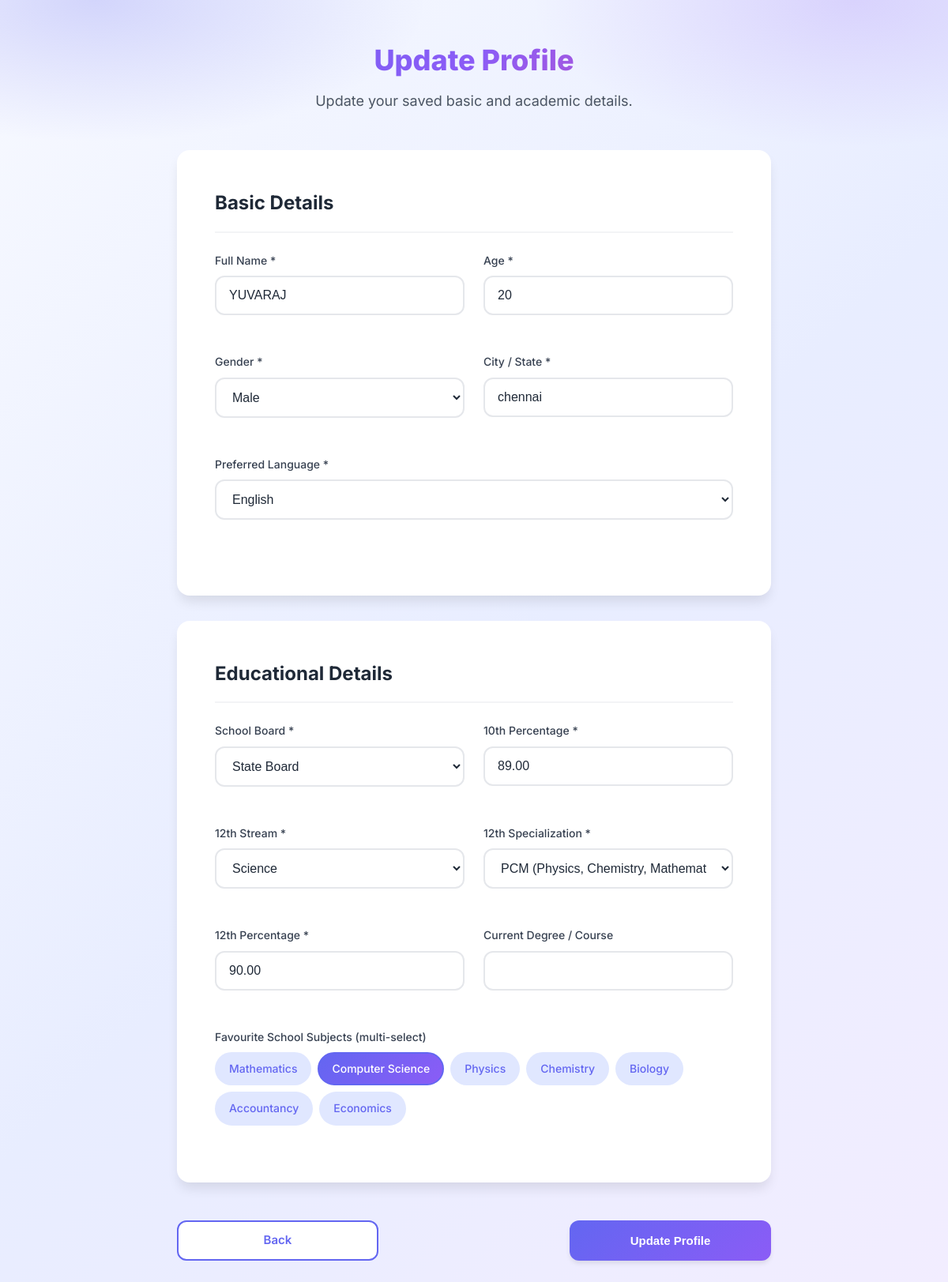
The app's page /profile/edit/ (signed in) with its own data.
### advisor/models.py (models this page shows, shortened)
class StudentProfile(models.Model):
    user = models.OneToOneField(
        settings.AUTH_USER_MODEL,
        on_delete=models.CASCADE,
        related_name="student_profile",
    )
    age = models.PositiveSmallIntegerField(null=True, blank=True)
    gender = models.CharField(max_length=30, blank=True)
    location = models.CharField(max_length=120, blank=True)
    preferred_language = models.CharField(max_length=20, blank=True)
    school_board = models.CharField(max_length=40, blank=True)
    tenth_percentage = models.DecimalField(max_digits=5, decimal_places=2, null=True, blank=True)
    twelfth_stream = models.CharField(max_length=40, blank=True)
    twelfth_specialization = models.CharField(max_length=80, blank=True)
    twelfth_percentage = models.DecimalField(max_digits=5, decimal_places=2, null=True, blank=True)
    current_course = models.CharField(max_length=120, blank=True)
    subjects = models.CharField(max_length=255, blank=True)
    interest_level = models.CharField(max_length=30, blank=True)
    skills = models.CharField(max_length=255, blank=True)
    strengths = models.CharField(max_length=255, blank=True)
    interests = models.CharField(max_length=255, blank=True)
    other_interest = models.CharField(max_length=255, blank=True)
    updated_at = models.DateTimeField(auto_now=True)

### advisor/views.py (the view, shortened to what this page needs)
# urls.py: path("profile/edit/", views.edit_profile_view, name="edit_profile"),
def edit_profile_view(request):
    if not getattr(request, "user", None) or not request.user.is_authenticated:
        messages.error(request, "Please login to edit your profile.")
        return redirect("login")
    profile, _ = StudentProfile.objects.get_or_create(user=request.user)
    return render(request, "advisor/edit_profile.html", {"profile": profile})

### advisor/context_processors.py (called while the page is built)
def ui_text(request):
    ui_lang = get_lang_from_request(request)
    return {
        "ui_lang": ui_lang,
        "ui": get_ui_strings(ui_lang),
    }

### advisor/i18n.py (called while the page is built)
def normalize_lang(value: str | None) -> str:
    if not value:
        return DEFAULT_LANG
    value = value.strip().lower()
    if value in ("ta", "tamil"):
        return "ta"
    if value in ("en", "english", "en-us", "en_us"):
        return "en"
    return DEFAULT_LANG

def get_lang_from_request(request) -> str:
    session_lang = request.session.get("ui_lang")
    if session_lang:
        return normalize_lang(session_lang)
    q_lang = request.GET.get("lang")
    if q_lang:
        return normalize_lang(q_lang)
    return DEFAULT_LANG

def get_ui_strings(lang: str) -> dict:
    lang = normalize_lang(lang)
    return UI_STRINGS.get(lang, UI_STRINGS[DEFAULT_LANG])

### templates/advisor/edit_profile.html (shortened to what this page needs)
{% extends 'base.html' %}
{% load static %}
{% block extra_css %}
<link rel="stylesheet" href="{% static 'css/profile.css' %}">
{% endblock %}
{% block content %}
<div class="profile-page">
    <div class="profile-header">
        <h1>{{ ui.update_profile }}</h1>
        <p>Update your saved basic and academic details.</p>
    </div>
    <div class="form-container">
        <form method="post" action="{% url 'edit_profile' %}">
            <div class="section-card">
                <h2 class="section-title">{{ ui.basic_details }}</h2>
                <div class="form-row">
                    <div class="form-group">
                        <label class="form-label">{{ ui.full_name }} *</label>
                        <input type="text" class="form-input" name="full_name" value="{{ request.user.first_name }}" required>
                    </div>
                    <div class="form-group">
                        <label class="form-label">{{ ui.age }} *</label>
                        <input type="number" class="form-input" name="age" min="16" max="30" value="{{ profile.age|default:'' }}" required>
                    </div>
                </div>
                <div class="form-row">
                    <div class="form-group">
                        <label class="form-label">{{ ui.gender }} *</label>
                        <select class="form-input" name="gender" required>
                            <option value="male" {% if profile.gender == "male" %}selected{% endif %}>{{ ui.male }}</option>
                        </select>
                    </div>
                    <div class="form-group">
                        <label class="form-label">{{ ui.city_state }} *</label>
                        <input type="text" class="form-input" name="location" value="{{ profile.location }}" required>
                    </div>
                </div>
                <div class="form-row">
                    <div class="form-group">
                        <label class="form-label">{{ ui.preferred_language }} *</label>
                        <select class="form-input" name="language" required>
                            <option value="english" {% if profile.preferred_language == "english" %}selected{% endif %}>{{ ui.english }}</option>
                        </select>
                    </div>
                </div>
            </div>
            <div class="section-card">
                <h2 class="section-title">{{ ui.educational_details }}</h2>
                <div class="form-row">
                    <div class="form-group">
                        <label class="form-label">{{ ui.school_board }} *</label>
                        <select class="form-input" name="school_board" required>
                            <option value="state_board" {% if profile.school_board == "state_board" %}selected{% endif %}>State Board</option>
                        </select>
                    </div>
                    <div class="form-group">
                        <label class="form-label">{{ ui.tenth_percentage }} *</label>
                        <input type="number" class="form-input" name="tenth_percentage" min="0" max="100" step="0.01" value="{{ profile.tenth_percentage|default:'' }}" required>
                    </div>
                </div>
                <div class="form-row">
                    <div class="form-group">
                        <label class="form-label">{{ ui.twelfth_stream }} *</label>
                        <select class="form-input" name="twelfth_stream" required>
                            <option value="science" {% if profile.twelfth_stream == "science" %}selected{% endif %}>{{ ui.science }}</option>
                        </select>
                    </div>
                    <div class="form-group">
                        <label class="form-label">{{ ui.twelfth_specialization }} *</label>
                        <select class="form-input" name="twelfth_specialization" required>
                            <option value="pcm" {% if profile.twelfth_specialization == "pcm" %}selected{% endif %}>PCM (Physics, Chemistry, Mathematics)</option>
                        </select>
                    </div>
                </div>
                <div class="form-row">
                    <div class="form-group">
                        <label class="form-label">{{ ui.twelfth_percentage }} *</label>
                        <input type="number" class="form-input" name="twelfth_percentage" min="0" max="100" step="0.01" value="{{ profile.twelfth_percentage|default:'' }}" required>
                    </div>
                    <div class="form-group">
                        <label class="form-label">{{ ui.current_course }}</label>
                        <input type="text" class="form-input" name="current_course" value="{{ profile.current_course }}">
                    </div>
                </div>
                <div class="form-group">
                    <label class="form-label">{{ ui.subjects_multiselect }}</label>
                    <div class="tags-container" id="subjectsContainer">
                        <span class="tag" data-value="math">Mathematics</span>
                        <span class="tag" data-value="computer-science">Computer Science</span>
                        <span class="tag" data-value="physics">Physics</span>
                        <span class="tag" data-value="chemistry">Chemistry</span>
                        <span class="tag" data-value="biology">Biology</span>
                        <span class="tag" data-value="accounting">Accountancy</span>
                        <span class="tag" data-value="economics">Economics</span>
                    </div>
                </div>
            </div>
            <div class="form-navigation">
                <a href="{% url 'preferences' %}" class="btn btn-secondary btn-nav">{{ ui.back }}</a>
                <button type="submit" class="btn btn-primary btn-nav">{{ ui.update_profile }}</button>
            </div>
        </form>
    </div>
</div>
{% endblock %}

### static/css/styles.css (style rules this page uses)
:root { --primary-blue: #6366f1; --primary-violet: #8b5cf6; --secondary-blue: #3b82f6; --light-blue: #e0e7ff; --light-violet: #ede9fe; --white: #ffffff; --gray-50: #f9fafb; --gray-100: #f3f4f6; --gray-200: #e5e7eb; --gray-300: #d1d5db; --gray-400: #9ca3af; --gray-500: #6b7280; --gray-600: #4b5563; --gray-700: #374151; --gray-800: #1f2937; --gray-900: #111827; --gradient-primary: linear-gradient(135deg, #6366f1 0%, #8b5cf6 100%); --gradient-secondary: linear-gradient(135deg, #3b82f6 0%, #6366f1 100%); --gradient-text: linear-gradient(135deg, #6366f1 0%, #8b5cf6 50%, #ec4899 100%); --gradient-page-bg: linear-gradient(135deg, #f9fbff 0%, #eef2ff 45%, #f5f3ff 100%); --shadow-sm: 0 1px 2px 0 rgba(0, 0, 0, 0.05); --shadow-md: 0 4px 6px -1px rgba(0, 0, 0, 0.1); --shadow-lg: 0 10px 15px -3px rgba(0, 0, 0, 0.1); --shadow-xl: 0 20px 25px -5px rgba(0, 0, 0, 0.1); --shadow-soft: 0 10px 40px rgba(99, 102, 241, 0.15); --spacing-xs: 0.5rem; --spacing-sm: 1rem; --spacing-md: 1.5rem; --spacing-lg: 2rem; --spacing-xl: 3rem; --radius-sm: 8px; --radius-md: 12px; --radius-lg: 16px; --radius-xl: 24px; --radius-full: 9999px; --transition-fast: 150ms ease; --transition-base: 300ms ease; --transition-slow: 500ms ease; }
* { margin: 0; padding: 0; box-sizing: border-box; }
html { scroll-behavior: smooth; }
body { font-family: 'Inter', 'Poppins', -apple-system, BlinkMacSystemFont, 'Segoe UI', Roboto, sans-serif; font-size: 16px; line-height: 1.6; color: var(--gray-800); background: radial-gradient(900px 420px at -8% -12%, rgba(99, 102, 241, 0.22), transparent 60%), radial-gradient(820px 420px at 108% -8%, rgba(139, 92, 246, 0.19), transparent 58%), radial-gradient(640px 320px at 52% 118%, rgba(236, 72, 153, 0.08), transparent 65%), var(--gradient-page-bg); background-attachment: fixed; -webkit-font-smoothing: antialiased; -moz-osx-font-smoothing: grayscale; }
.btn { display: inline-flex; align-items: center; justify-content: center; gap: 8px; padding: 10px 20px; font-size: 15px; font-weight: 600; height: 51px; text-align: center; text-decoration: none; border: none; border-radius: var(--radius-md); cursor: pointer; transition: all var(--transition-base); position: relative; overflow: hidden; }
.btn-primary { background: var(--gradient-primary); color: var(--white); box-shadow: var(--shadow-md); }
.btn-secondary { background: var(--white); color: var(--primary-blue); border: 2px solid var(--primary-blue); }
.btn::before { content: ''; position: absolute; top: 50%; left: 50%; width: 0; height: 0; border-radius: 50%; background: rgba(255, 255, 255, 0.5); transform: translate(-50%, -50%); transition: width 0.6s, height 0.6s; }
.form-group { margin-bottom: var(--spacing-md); position: relative; }
.form-label { display: block; margin-bottom: var(--spacing-xs); font-weight: 500; color: var(--gray-700); font-size: 14px; }
.form-input { width: 100%; padding: 14px 16px; font-size: 16px; border: 2px solid var(--gray-200); border-radius: var(--radius-md); background: var(--white); color: var(--gray-800); transition: all var(--transition-base); outline: none; }
.form-input::placeholder { color: var(--gray-400); }

### records on screen
StudentProfile: age "20", gender "Male", location "chennai", language "English", school_board "State Board", tenth_percentage "89.00", twelfth_stream "Science", twelfth_specialization "PCM (Physics, Chemistry, Mathematics)", twelfth_percentage "90.00"

### other values on screen
{{ ui.update_profile }} "Update Profile"
{{ ui.basic_details }} "Basic Details"
{{ ui.full_name }} "Full Name"
{{ ui.age }} "Age"
{{ ui.gender }} "Gender"
{{ ui.city_state }} "City / State"
{{ ui.preferred_language }} "Preferred Language"
{{ ui.educational_details }} "Educational Details"
{{ ui.school_board }} "School Board"
{{ ui.tenth_percentage }} "10th Percentage"
{{ ui.twelfth_stream }} "12th Stream"
{{ ui.twelfth_specialization }} "12th Specialization"
{{ ui.twelfth_percentage }} "12th Percentage"
{{ ui.current_course }} "Current Degree / Course"
{{ ui.subjects_multiselect }} "Favourite School Subjects (multi-select)"
